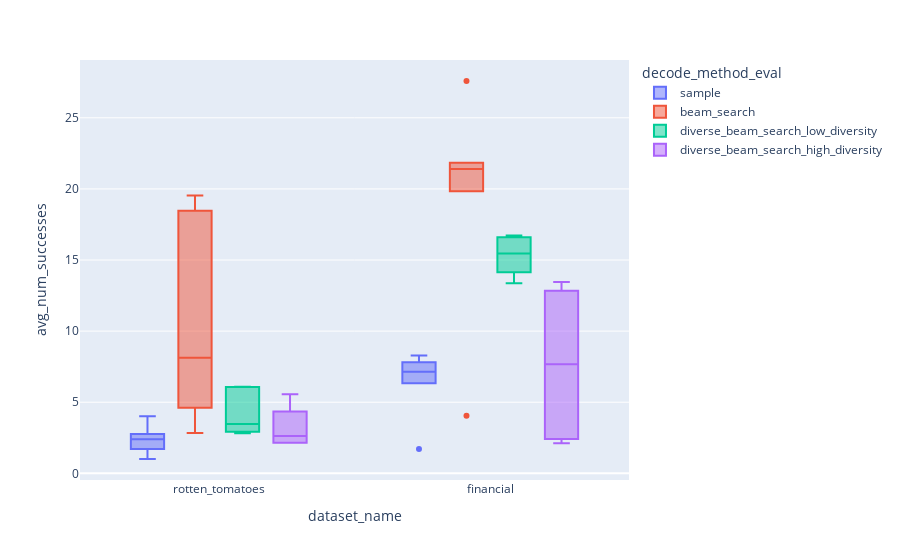

Here is the notebook cell this chart was saved with:
### Markdown cell above
That is indicated in this graph. Beam search clearly generates the highest quantity of examples.

### Code cell
px.box(res_df, x= 'dataset_name', y='avg_num_successes', color='decode_method_eval')

### Figure 1 — Plotly figure (JSON) as saved in the notebook; plotly's stock layout.template omitted (floating-point values rounded to 4 significant figures)
{"data": [{"alignmentgroup": "True", "hovertemplate": "decode_method_eval=sample<br>dataset_name=%{x}<br>avg_num_successes=%{y}<extra></extra>", "legendgroup": "sample", "marker": {"color": "#636efa"}, "name": "sample", "notched": false, "offsetgroup": "sample", "orientation": "v", "showlegend": true, "type": "box", "x": ["rotten_tomatoes", "rotten_tomatoes", "rotten_tomatoes", "rotten_tomatoes", "rotten_tomatoes", "rotten_tomatoes", "financial", "financial", "financial", "financial", "financial", "financial"], "x0": " ", "xaxis": "x", "y": [1.704, 2.651, 2.764, 2.155, 4.008, 1.007, 8.287, 6.339, 7.309, 1.713, 6.971, 7.806], "y0": " ", "yaxis": "y"}, {"alignmentgroup": "True", "hovertemplate": "decode_method_eval=beam_search<br>dataset_name=%{x}<br>avg_num_successes=%{y}<extra></extra>", "legendgroup": "beam_search", "marker": {"color": "#EF553B"}, "name": "beam_search", "notched": false, "offsetgroup": "beam_search", "orientation": "v", "showlegend": true, "type": "box", "x": ["rotten_tomatoes", "rotten_tomatoes", "rotten_tomatoes", "rotten_tomatoes", "rotten_tomatoes", "rotten_tomatoes", "financial", "financial", "financial", "financial", "financial", "financial"], "x0": " ", "xaxis": "x", "y": [18.47, 4.604, 7.316, 8.952, 2.833, 19.55, 19.83, 21.83, 21.32, 21.49, 27.59, 4.048], "y0": " ", "yaxis": "y"}, {"alignmentgroup": "True", "hovertemplate": "decode_method_eval=diverse_beam_search_low_diversity<br>dataset_name=%{x}<br>avg_num_successes=%{y}<extra></extra>", "legendgroup": "diverse_beam_search_low_diversity", "marker": {"color": "#00cc96"}, "name": "diverse_beam_search_low_diversity", "notched": false, "offsetgroup": "diverse_beam_search_low_diversity", "orientation": "v", "showlegend": true, "type": "box", "x": ["rotten_tomatoes", "rotten_tomatoes", "rotten_tomatoes", "rotten_tomatoes", "rotten_tomatoes", "rotten_tomatoes", "financial", "financial", "financial", "financial", "financial", "financial"], "x0": " ", "xaxis": "x", "y": [2.926, 3.62, 3.313, 2.814, 6.092, 6.078, 14.13, 14.34, 13.37, 16.72, 16.59, 16.6], "y0": " ", "yaxis": "y"}, {"alignmentgroup": "True", "hovertemplate": "decode_method_eval=diverse_beam_search_high_diversity<br>dataset_name=%{x}<br>avg_num_successes=%{y}<extra></extra>", "legendgroup": "diverse_beam_search_high_diversity", "marker": {"color": "#ab63fa"}, "name": "diverse_beam_search_high_diversity", "notched": false, "offsetgroup": "diverse_beam_search_high_diversity", "orientation": "v", "showlegend": true, "type": "box", "x": ["rotten_tomatoes", "rotten_tomatoes", "rotten_tomatoes", "rotten_tomatoes", "rotten_tomatoes", "rotten_tomatoes", "financial", "financial", "financial", "financial", "financial", "financial"], "x0": " ", "xaxis": "x", "y": [5.569, 4.352, 3.063, 2.189, 2.155, 2.153, 13.45, 2.119, 2.791, 12.85, 12.55, 2.405], "y0": " ", "yaxis": "y"}], "layout": {"boxmode": "group", "legend": {"title": {"text": "decode_method_eval"}, "tracegroupgap": 0}, "margin": {"t": 60}, "xaxis": {"anchor": "y", "domain": [0, 1], "title": {"text": "dataset_name"}}, "yaxis": {"anchor": "x", "domain": [0, 1], "title": {"text": "avg_num_successes"}}}}
